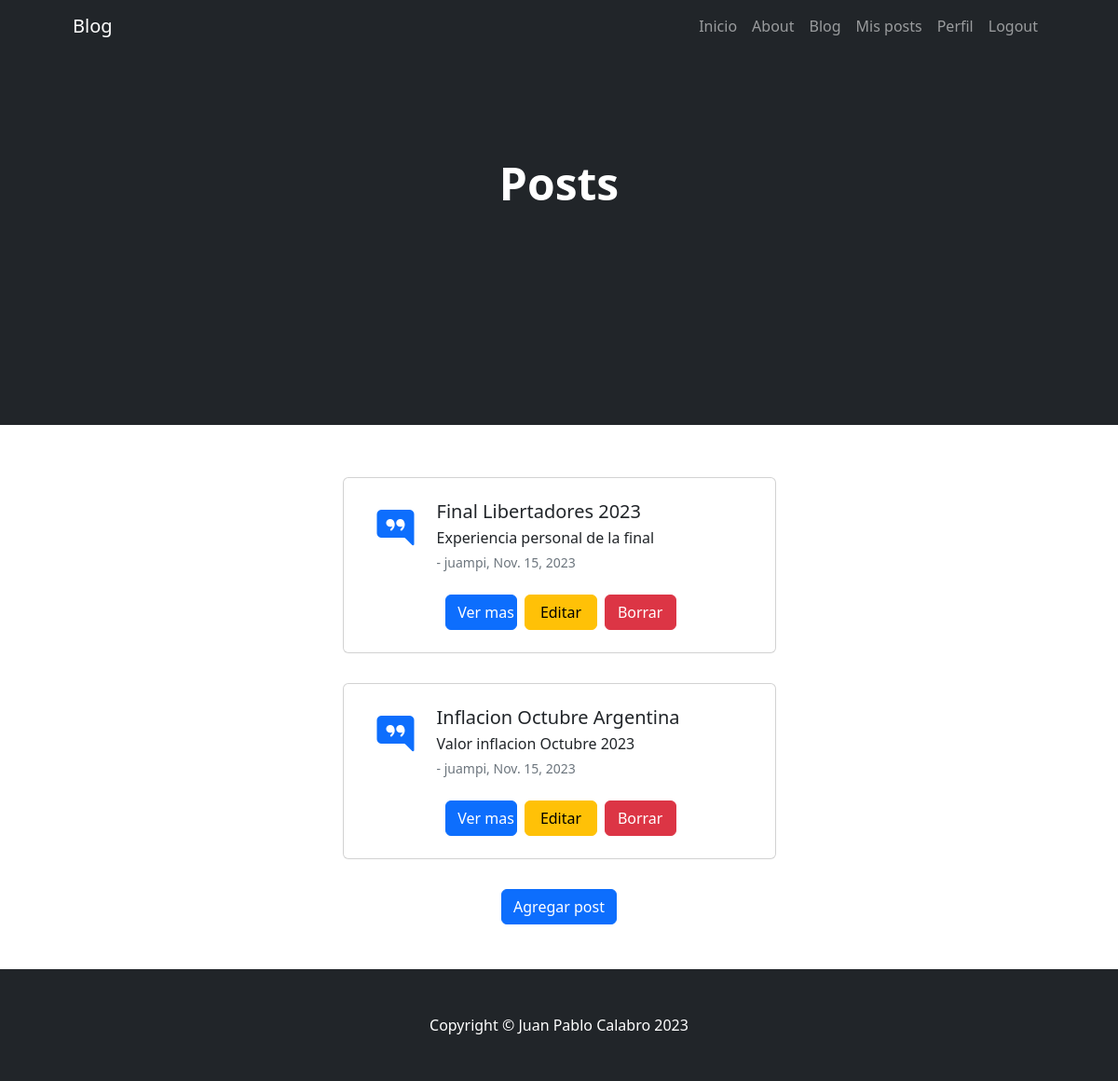
Screenshot of /pages/mis-posts/ (signed in) with the database file from the repository.
### blog/models.py (models this page shows)
class Articulo(models.Model):
    titulo = models.CharField(max_length=40)
    subtitulo = models.CharField(max_length=40)
    categoria = models.CharField(max_length=40, choices=categoria_options, null=False, blank=False)
    autor = models.CharField(max_length=40, null=False, default='')
    fecha = models.DateField(default=date.today())
    cuerpo = models.CharField(max_length=255)

### blog/views.py (the view)
# urls.py: path('mis-posts/',PostFilterByAutor, name="mis-posts"),
@login_required
def PostFilterByAutor(request):
    articulos = Articulo.objects.filter(autor=request.user)
    contexto = {
            "articulos": articulos,
            "cantidad": articulos.count()
    }
    http_response = render(
        request=request,
        template_name='blog/articulos_lista_usuario.html',
        context=contexto,
    )
    return http_response

### blog/templates/blog/articulos_lista_usuario.html
{% extends "base.html" %} {% load static %} {% block contenido %}
<main class="bg-dark py-5" style="min-height: 50vh !important">
  <div class="container px-5">
    <div class="row gx-5 justify-content-center">
      <div class="col-lg-6">
        <div class="text-center my-5">
          <h1 class="display-5 fw-bolder text-white pt-3 mb-2">Posts</h1>
        </div>
      </div>
    </div>
  </div>
</main>
<section
  class="container justify-content-center bg-ligth py-5"
  style="min-height: 50vh !important"
>
  {% if cantidad == 0 %}
  <div class="container text-center p-5">
    <h2>No hay articulos.</h2>
  </div>
  {% else %}
  <div class="container">
    {% for articulo in articulos %}
    <div class="row my-2 justify-content-center">
      <div class="col-5 card mb-4">
        <div class="card-body p-4">
          <div class="d-flex">
            <div class="flex-shrink-0">
              <i class="bi bi-chat-right-quote-fill text-primary fs-1"></i>
            </div>
            <div class="ms-4">
              <h5 class="mb-1">{{articulo.titulo}}</h5>
              <p class="mb-1">{{articulo.subtitulo}}</p>
              <div class="small text-muted">
                - {{articulo.autor}}, {{articulo.fecha}}
              </div>
            </div>
          </div>
        </div>
        <div class="row justify-content-center">
          <button class="col-2 mb-4 ms-1 btn btn-primary me-1">
            <a class="navbar-brand" href="{% url 'detail-post' articulo.id %}"
              >Ver mas</a
            >
          </button>
          <button class="col-2 mb-4 ms-1 me-1 btn btn-warning">
            <a class="navbar-brand" href="{% url 'edit-post' articulo.id %}"
              >Editar</a
            >
          </button>
          <button class="col-2 mb-4 ms-1 btn btn-danger">
            <a class="navbar-brand" href="{% url 'delete-post' articulo.id %}"
              >Borrar</a
            >
          </button>
        </div>
      </div>
    </div>
    {% endfor %}
  </div>
  {% endif %} {% if user.is_authenticated %}
  <div class="row-8 gx-5 d-flex flex-grap justify-content-center">
    <button class="btn btn-primary">
      <a class="navbar-brand" href="{% url 'create-post' %}">Agregar post</a>
    </button>
  </div>
  {% endif %}
</section>
{% endblock %}

### rows the page displays
Articulo: titulo "Final Libertadores 2023", subtitulo "Experiencia personal de la final", autor "juampi", fecha "Nov. 15, 2023"
Articulo: titulo "Inflacion Octubre Argentina", subtitulo "Valor inflacion Octubre 2023", autor "juampi", fecha "Nov. 15, 2023"
